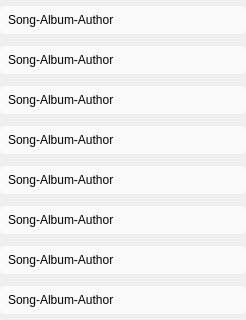
                 <widget class="QWidget" name="scrollAreaWidgetContents">
                  <property name="geometry">
                   <rect>
                    <x>0</x>
                    <y>0</y>
                    <width>246</width>
                    <height>320</height>
                   </rect>
                  </property>
                  <property name="minimumSize">
                   <size>
                    <width>0</width>
                    <height>320</height>
                   </size>
                  </property>
                  <property name="maximumSize">
                   <size>
                    <width>16777215</width>
                    <height>320</height>
                   </size>
                  </property>
                  <layout class="QVBoxLayout" name="verticalLayout_17">
                   <property name="leftMargin">
                    <number>0</number>
                   </property>
                   <property name="topMargin">
                    <number>0</number>
                   </property>
                   <property name="rightMargin">
                    <number>0</number>
                   </property>
                   <property name="bottomMargin">
                    <number>0</number>
                   </property>
                   <item>
                    <widget class="QLabel" name="label_36">
                     <property name="minimumSize">
                      <size>
                       <width>0</width>
                       <height>28</height>
                      </size>
                     </property>
                     <property name="maximumSize">
                      <size>
                       <width>16777215</width>
                       <height>28</height>
                      </size>
                     </property>
                     <property name="styleSheet">
                      <string notr="true">background-color:rgb(250,250,250);border-radius:5;padding-left:5;
</string>
                     </property>
                     <property name="text">
                      <string>Song-Album-Author</string>
                     </property>
                    </widget>
                   </item>
                   <item>
                    <widget class="QLabel" name="label_41">
                     <property name="minimumSize">
                      <size>
                       <width>0</width>
                       <height>28</height>
                      </size>
                     </property>
                     <property name="maximumSize">
                      <size>
                       <width>16777215</width>
                       <height>28</height>
                      </size>
                     </property>
                     <property name="styleSheet">
                      <string notr="true">background-color:rgb(250,250,250);border-radius:5;padding-left:5;</string>
                     </property>
                     <property name="text">
                      <string>Song-Album-Author</string>
                     </property>
                    </widget>
                   </item>
                   <item>
                    <widget class="QLabel" name="label_40">
                     <property name="minimumSize">
                      <size>
                       <width>0</width>
                       <height>28</height>
                      </size>
                     </property>
                     <property name="maximumSize">
                      <size>
                       <width>16777215</width>
                       <height>28</height>
                      </size>
                     </property>
                     <property name="styleSheet">
                      <string notr="true">background-color:rgb(250,250,250);border-radius:5;padding-left:5;</string>
                     </property>
                     <property name="text">
                      <string>Song-Album-Author</string>
                     </property>
                    </widget>
                   </item>
                   <item>
                    <widget class="QLabel" name="label_45">
                     <property name="minimumSize">
                      <size>
                       <width>0</width>
                       <height>28</height>
                      </size>
                     </property>
                     <property name="maximumSize">
                      <size>
                       <width>16777215</width>
                       <height>28</height>
                      </size>
                     </property>
                     <property name="styleSheet">
                      <string notr="true">background-color:rgb(250,250,250);border-radius:5;padding-left:5;</string>
                     </property>
                     <property name="text">
                      <string>Song-Album-Author</string>
                     </property>
                    </widget>
                   </item>
                   <item>
                    <widget class="QLabel" name="label_44">
                     <property name="minimumSize">
                      <size>
                       <width>0</width>
                       <height>28</height>
                      </size>
                     </property>
                     <property name="maximumSize">
                      <size>
                       <width>16777215</width>
                       <height>28</height>
                      </size>
                     </property>
                     <property name="styleSheet">
                      <string notr="true">background-color:rgb(250,250,250);border-radius:5;padding-left:5;</string>
                     </property>
                     <property name="text">
                      <string>Song-Album-Author</string>
                     </property>
                    </widget>
                   </item>
                   <item>
                    <widget class="QLabel" name="label_43">
                     <property name="minimumSize">
                      <size>
                       <width>0</width>
                       <height>28</height>
                      </size>
                     </property>
                     <property name="maximumSize">
                      <size>
                       <width>16777215</width>
                       <height>28</height>
                      </size>
                     </property>
                     <property name="styleSheet">
                      <string notr="true">background-color:rgb(250,250,250);border-radius:5;padding-left:5;</string>
                     </property>
                     <property name="text">
                      <string>Song-Album-Author</string>
                     </property>
                    </widget>
                   </item>
                   <item>
                    <widget class="QLabel" name="label_42">
                     <property name="minimumSize">
                      <size>
                       <width>0</width>
                       <height>28</height>
                      </size>
                     </property>
                     <property name="maximumSize">
                      <size>
                       <width>16777215</width>
                       <height>28</height>
                      </size>
                     </property>
                     <property name="styleSheet">
                      <string notr="true">background-color:rgb(250,250,250);border-radius:5;padding-left:5;</string>
                     </property>
                     <property name="text">
                      <string>Song-Album-Author</string>
                     </property>
                    </widget>
                   </item>
                   <item>
                    <widget class="QLabel" name="label_38">
                     <property name="minimumSize">
                      <size>
                       <width>0</width>
                       <height>28</height>
                      </size>
                     </property>
                     <property name="maximumSize">
                      <size>
                       <width>16777215</width>
                       <height>28</height>
                      </size>
                     </property>
                     <property name="styleSheet">
                      <string notr="true">background-color:rgb(250,250,250);border-radius:5;padding-left:5;</string>
                     </property>
                     <property name="text">
                      <string>Song-Album-Author</string>
                     </property>
                    </widget>
                   </item>
                  </layout>
                 </widget>
